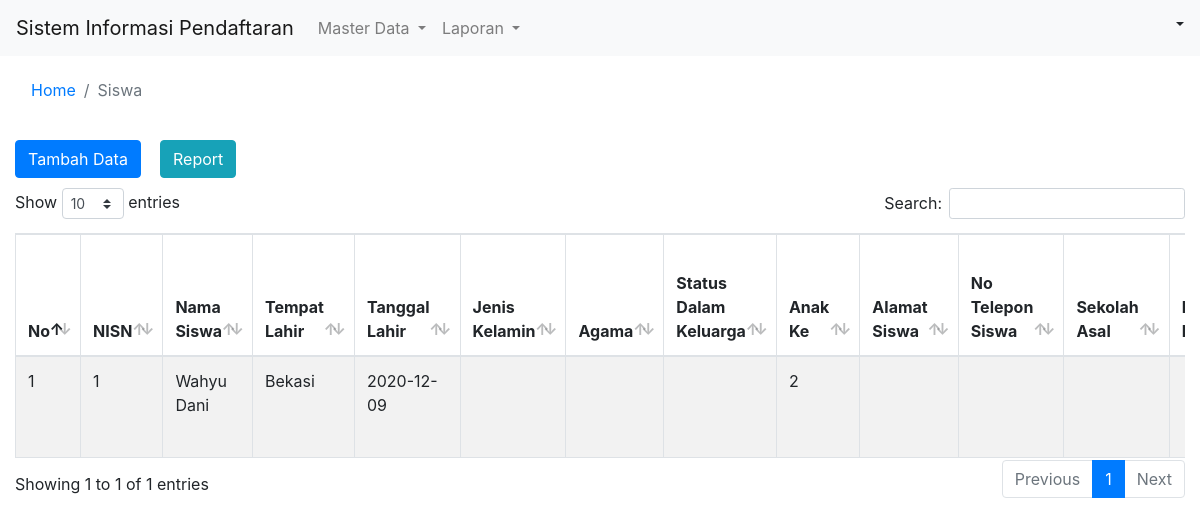
/index.php/siswa, run on the app's committed database.
### tables this page shows
CREATE TABLE `siswa` (
  `nisn` varchar(15) NOT NULL,
  `nama_siswa` text DEFAULT NULL,
  `tempat_lahir` text DEFAULT NULL,
  `tanggal_lahir` date DEFAULT NULL,
  `jenis_kelamin` text DEFAULT NULL,
  `agama` text DEFAULT NULL,
  `anak_ke` varchar(5) DEFAULT NULL,
  `alamat_siswa` varchar(255) DEFAULT NULL,
  `no_telepon_siswa` varchar(15) DEFAULT NULL,
  `status_dalam_keluarga` varchar(30) DEFAULT NULL,
  `sekolah_asal` varchar(50) DEFAULT NULL,
  `diterima_dikelas` varchar(5) DEFAULT NULL,
  `pada_tanggal` date DEFAULT NULL,
  `nama_ayah` text DEFAULT NULL,
  `nama_ibu` text DEFAULT NULL,
  `alamat_orangtua` text DEFAULT NULL,
  `no_telepon_orangtua` varchar(15) DEFAULT NULL,
  `pekerjaan_ayah` varchar(50) DEFAULT NULL,
  `pekerjaan_ibu` varchar(50) DEFAULT NULL,
  `nama_walisiswa` text DEFAULT NULL,
  `alamat_walisiswa` text DEFAULT NULL,
  `no_telepon_rumah` varchar(15) DEFAULT NULL,
  `pekerjaan_walisiswa` varchar(50) DEFAULT NULL
);

### application/controllers/Siswa.php (called while the page is built, shortened)
<?php
class Siswa extends CI_Controller{
	function __construct(){
		$this->load->library('pdftc');
		$this->load->model('MJurusan');
		$this->load->model('MMasuk');
		$this->load->model('MFormPendaftaran');
		$this->load->model('MKelas');
		$this->load->model('MSiswa');
		$this->load->model('MFormPembayaran');
		$this->load->helper('url');
		$this->load->library('session');
	}
	function index(){
		$data['data'] = $this->MSiswa->getAll()->result();
		$this->load->view('header');
		$this->load->view('siswa_home', $data);
		$this->load->view('footer');
	}
}

### index.php (called while the page is built, shortened)
<?php
require_once BASEPATH.'core/CodeIgniter.php';

### application/models/MSiswa.php (called while the page is built, shortened)
<?php
class MSiswa extends CI_Model{
	function getAll(){
		return $this->db->get('siswa');
	}
}

### application/views/siswa_home.php (the view, shortened to what this page needs)
<div class="container-fluid">
	<form target="_blank" method="GET" action="<?php echo base_url(). 'siswa/report'; ?>">
		<div class="row" style="margin-top: 10px">
			<div class="col-2" style="margin: 0; max-width: 160px; padding-right:0;">
				<button type="button" class="btn btn-primary" data-toggle="modal" data-target="#exampleModal">Tambah Data</button>
			</div>
				<div class="col-1" style="padding: 0;">
					<a type="submit" class="btn btn-info">Report</a>
				</div>
			<div class="col-sm-9"></div>
			</form>
		</div>
	<div class="row" style="margin-top: 10px">
		<div class="col-sm">
			<table id="example" class="table table-striped table-bordered" style="width:100%; margin-top: 10px">
		        <thead>
		            <tr>
		                <th>No</th>
		                <th>NISN</th>
		                <th>Nama Siswa</th>
		                <th>Tempat Lahir</th>
		                <th>Tanggal Lahir</th>
		                <th>Jenis Kelamin</th>
		                <th>Agama</th>
		                <th>Status Dalam Keluarga</th>
		                <th>Anak Ke </th>
		                <th>Alamat Siswa</th>
		                <th>No Telepon Siswa</th>
		                <th>Sekolah Asal</th>
		                <th>Diterima Di Kelas</th>
		            </tr>
		        </thead>
		        <tbody>
		        	<?php
						$no = 1;
						foreach($data as $u){
					?>
			            <tr>
			                <td><?=$no++?></td>
			                <td><?=$u->nisn?></td>
			                <td><?=$u->nama_siswa?></td>
			                <td><?=$u->tempat_lahir?></td>
			                <td><?=$u->tanggal_lahir?></td>
			                <td><?=$u->jenis_kelamin?></td>
			                <td><?=$u->agama?></td>
			                <td><?=$u->status_dalam_keluarga?></td>
			                <td><?=$u->anak_ke?></td>
			                <td><?=$u->alamat_siswa?></td>
			                <td><?=$u->no_telepon_siswa?></td>
			                <td><?=$u->sekolah_asal?></td>
			                <td><?=$u->diterima_dikelas?></td>
			            </tr>
		            <?php
						}
					?>
		        </tbody>
		    </table>
		</div>
	</div>

### data on the page
siswa: nisn "1", nama_siswa "Wahyu Dani", tempat_lahir "Bekasi", tanggal_lahir "2020-12-09", anak_ke "2"

### other printed values
$currentPage "Siswa"
